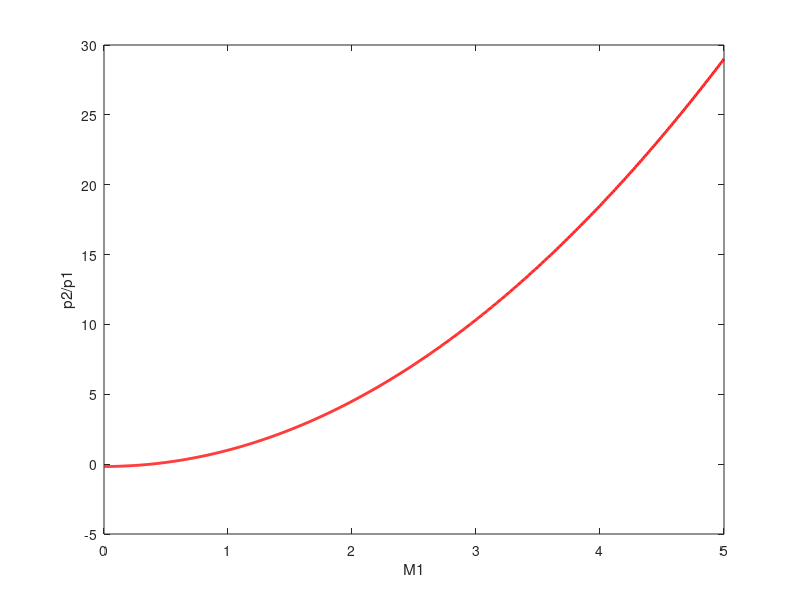

MATLAB code to generate this figure: (Note: this script raises an error after producing the figure.)
M1 = linspace(0,5,1000);
gamma=1.4;
c=(2*gamma)/(gamma+1);
pressur_ratio=1+(c*((M1.^2)-1));
plot(M1,pressur_ratio,'r','Linewidth',2);
xlabel('M1');
ylabel('p2/p1');
sgtitle("M1 Vs pressure ratio");